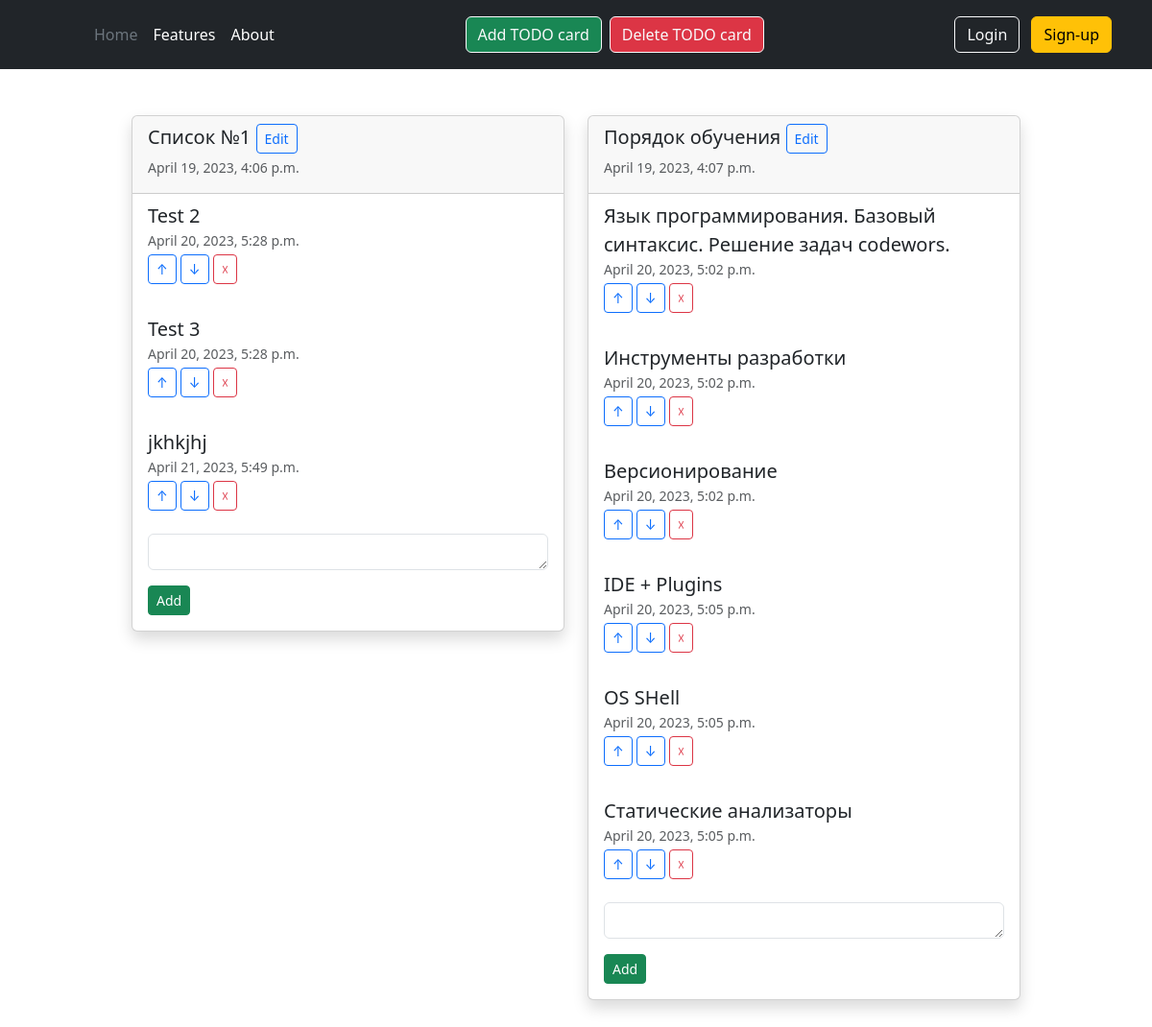
Before: / with the older database file.
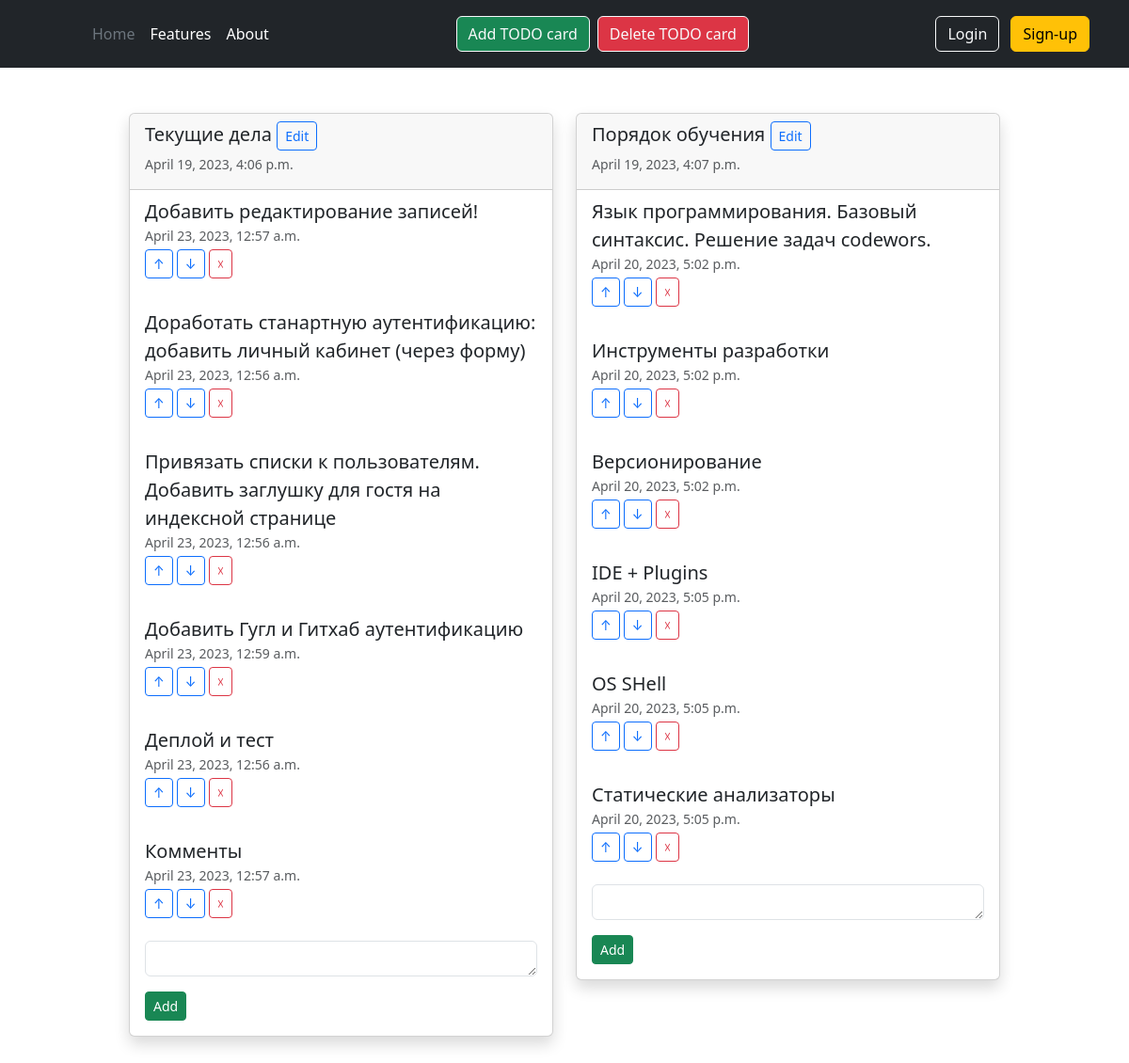
After: the same page with the newer database file.
### TODOlist_app/models.py (models this page shows)
class TodoTitle(models.Model):
    title = models.CharField(max_length=30)
    date_added = models.DateTimeField(auto_now_add=True)

class TodoList(models.Model):
    todo_text = models.TextField()
    order_num = models.IntegerField()
    date_added = models.DateTimeField(auto_now_add=True)
    title = models.ForeignKey(TodoTitle, on_delete=models.CASCADE)
    class Meta:
        ordering = ('order_num',)

### TODOlist_app/views.py (the view, shortened to what this page needs)
# urls.py: path('', views.index, name='index'),
def index(request):
    overall_list = {}
    for title in TodoTitle.objects.all():
        overall_list[title] = list(title.todolist_set.all())
    form_input = InputForm()
    context = {'overall_list': overall_list, 'form_input': form_input}
    return render(request, 'TODOlist_app/index.html', context)

### TODOlist_app/forms.py
class InputForm(forms.ModelForm):
    class Meta:
        model = TodoList
        fields = ['todo_text']
        labels = {'todo_text': ''}
        widgets = {
            "todo_text": Textarea(attrs={"rows": 1, "class": "form-control"}),
        }

### TODOlist_app/templates/TODOlist_app/index.html (shortened to what this page needs)
{% extends 'TODOlist_app/base.html' %}
{% block content %}
<div class="container">
    <div class="row justify-content-center">
        {% for titles, todos in overall_list.items %}
        <div class="col-8 col-md-6 col-lg-6 col-xl-5 col-xxl-4">
            <div class="card shadow p-0 mb-5 bg-white">
                <div class="card-body mb-0 p-0">
                    <div class="card-header">
                        <h5 class="card-title">
                            {{ titles.title }}
                            <a class="btn btn-outline-primary btn-sm list-inline-item" href="{% url 'TODOlist_app:edit_title' titles.id %}">Edit</a>
                        </h5>
                        <p class="card-subtitle mb-2 text-muted"><small>{{ titles.date_added }}</small></p>
                    </div>
                    {% for todo in todos %}
                    <ul class="list-group list-group-flush border-0">
                        <li class="list-group-item">
                            <p class="card-text mb-1 fs-5">{{todo.todo_text}}</p>
                            <p class="card-subtitle mb-1 text-muted"><small>{{ todo.date_added }}</small></p>
                            <form action="{% url 'TODOlist_app:index' %}" method='POST'>
                                <input type="submit" name="{{ titles.id }},{{todo.order_num}}" value='↑'
                                       class="btn btn-outline-primary btn-sm" ;>
                                <input type="submit" name="{{ titles.id }},{{todo.order_num}}" value='↓'
                                       class="btn btn-outline-primary btn-sm" ;>
                                <input type="submit" name="{{ titles.id }},{{todo.order_num}}" value='☓'
                                       class="btn btn-outline-danger btn-sm" ;>
                            </form>
                        </li>
                    </ul>
                    {% endfor %}
                    <div class="mx-3">
                        <form action="{% url 'TODOlist_app:index' %}" method='POST'>
                            {{ form_input.as_p }}
                            <button type="submit" name="btn_add_entry,{{titles.title}}"
                                    class="btn btn-success btn-sm">Add
                            </button>
                        </form>
                    </div>
                </div>
            </div>
        </div>
        {% endfor %}
    </div>
</div>
{% endblock content %}

Changed rows visible on the page:
removed TodoList: todo_text "Test 2", date_added "April 20, 2023, 5:28 p.m.", shown under TodoTitle "Список №1"
removed TodoList: todo_text "Test 3", date_added "April 20, 2023, 5:28 p.m.", shown under TodoTitle "Список №1"
removed TodoList: todo_text "jkhkjhj", date_added "April 21, 2023, 5:49 p.m.", shown under TodoTitle "Список №1"
changed TodoTitle: title "Список №1" → "Текущие дела"
added TodoList: todo_text "Добавить редактирование записей!", date_added "April 23, 2023, 12:57 a.m.", shown under TodoTitle "Текущие дела"
added TodoList: todo_text "Доработать станартную аутентификацию: добавить личный кабинет (через форму)", date_added "April 23, 2023, 12:56 a.m.", shown under TodoTitle "Текущие дела"
added TodoList: todo_text "Привязать списки к пользователям. Добавить заглушку для гостя на индексной странице", date_added "April 23, 2023, 12:56 a.m.", shown under TodoTitle "Текущие дела"
added TodoList: todo_text "Добавить Гугл и Гитхаб аутентификацию", date_added "April 23, 2023, 12:59 a.m.", shown under TodoTitle "Текущие дела"
added TodoList: todo_text "Деплой и тест", date_added "April 23, 2023, 12:56 a.m.", shown under TodoTitle "Текущие дела"
added TodoList: todo_text "Комменты", date_added "April 23, 2023, 12:57 a.m.", shown under TodoTitle "Текущие дела"
